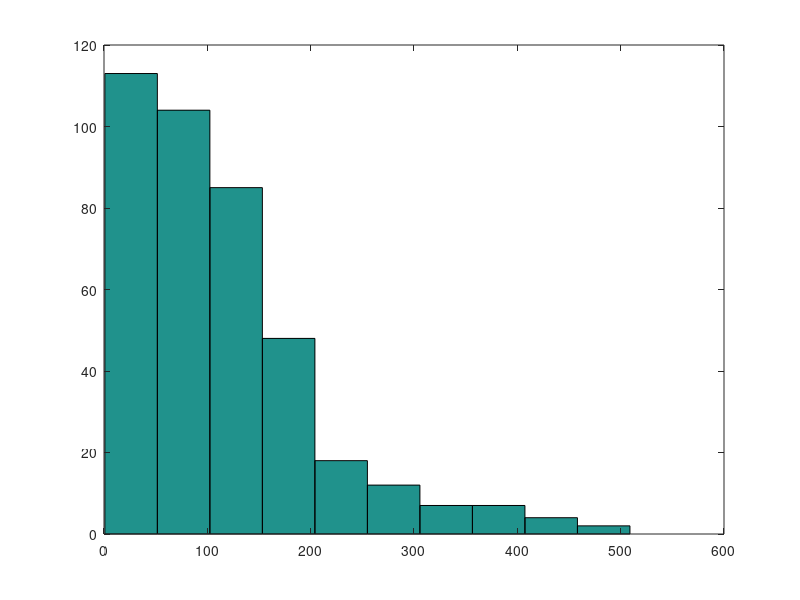
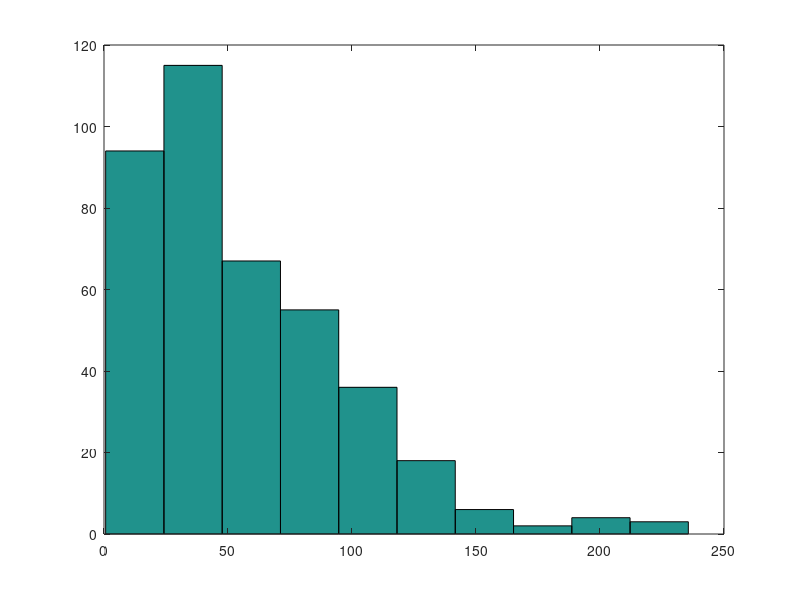

MATLAB code for these plots, in order:
figure(1);
hist(wblrnd(1*60 * 2, 1.3222556979404211, 1, 400));
figure(2);
hist(wblrnd(1*60, 1.3222556979404211, 1, 400));